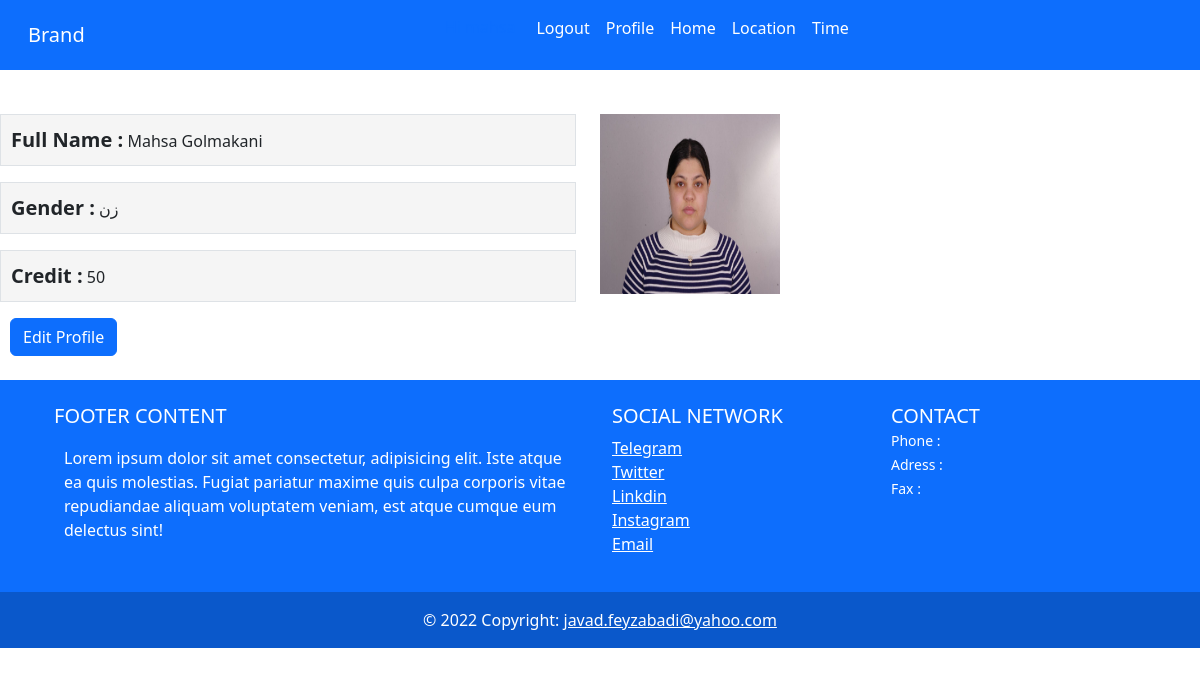
Page /accounts/profile/ (signed in) on the committed database.
### accounts/models.py (models this page shows)
class ProfileModel(models.Model):
    class Meta:
        verbose_name = 'پروفایل'
        verbose_name_plural = 'پروفایل'
    user = models.OneToOneField(User , on_delete =models.CASCADE,verbose_name = 'کاربری',related_name = 'profile')
    man = 1
    woman = 2
    status_choices = (
        (man,'مرد'),
        (woman,'زن')
    )
    gender =models.IntegerField(choices = status_choices,verbose_name='جنسیت')
    profileimage = models.ImageField(upload_to = 'profileimage/',verbose_name='عکس پروفایل')
    credit = models.IntegerField(default=0 , verbose_name ='اعتبار')

### accounts/views.py (the view)
# urls.py: path('profile/',views.profileview,name='profile'),
@login_required
def profileview(request):
    profile = request.user.profile
    context = {
        'profile':profile,
    }
    return render(request,'accounts/profile.html',context)

### templates/accounts/profile.html (shortened to what this page needs)
{% extends 'base.html' %}
{% block content %}
<div class="row" style="margin-top: 20px;">
    <div class="col-md-6">
        <div>
            <p class="border"> <span class="title">Full Name :</span> {{profile.user.get_full_name}}</p>
            <p class="border"><span class="title">Gender :</span> {{profile.get_gender_display}}</p>
            <p class="border"> <span class="title">Credit :</span> {{profile.credit}}</p>
            <ul class="btnul">
                <li><a href="{% url 'edit' %}" class="btn btn-primary"> Edit Profile</a></li>
            </ul>
        </div>
    </div>
    <br><br>
    <div class="col-md-3">
            <img width="180px" height="180px" src="{{profile.profileimage.url}}">
    </div>
</div>
{% endblock %}

### static/ticketsales/css/style.css (style rules this page uses)
body { font-family: 'IranSanse'; }
.btnul { list-style-type: none; padding-left: 0; }
.btnul li { float: left; margin-left: 10px; }
.border { background-color: whitesmoke; }
.title { font-size: 20px; font-weight: bold; width: 100px !important; }
p { padding: 10px; }

### rows in the picture
ProfileModel: user.get_full_name "Mahsa Golmakani", gender "زن", credit "50", profileimage (picture)
